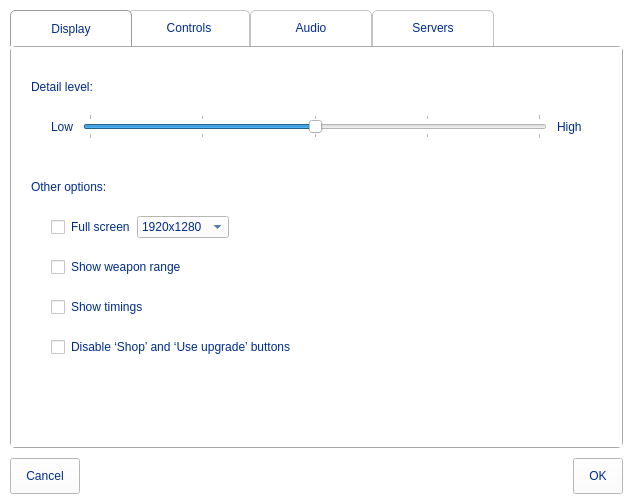
<?xml version="1.0" encoding="UTF-8"?>
<ui version="4.0">
 <class>settings_form</class>
 <widget class="QWidget" name="settings_form">
  <property name="geometry">
   <rect>
    <x>0</x>
    <y>0</y>
    <width>633</width>
    <height>504</height>
   </rect>
  </property>
  <property name="windowTitle">
   <string>Trosnoth :: Settings</string>
  </property>
  <property name="styleSheet">
   <string notr="true">* {
    background-color: white;
    color: #002c8a;
    font: 16pt &quot;Junction&quot;;
}

QPushButton {
    padding: 10px 15px;
	color: #002c8a;
	font: 18pt &quot;Junction&quot;;
}

QTabWidget QPushButton {
    font-size: 16pt;
}

QCheckBox {
    margin-left: 20px;
    min-height: 40px;
}

QLabel {
    padding: 0;
    min-height: 40px;
}

 QTabWidget::pane {
    border: 1px solid #aaa;
    border-radius: 5px;
  }

QTabBar::tab {
    color: #002c8a;
	 font: 18pt &quot;Junction&quot;;
      border: 1px solid #C4C4C3;
      border-bottom-color: white;
      border-top-left-radius: 5px;
      border-top-right-radius: 5px;
      min-width: 100px;
      min-height: 2ex;
      padding: 10px;
      background: qlineargradient(x1: 0, y1: 0, x2: 0, y2: 1,
                                  stop: 0 #fafafa, stop: 0.4 #f4f4f4,
                                  stop: 0.5 #e7e7e7, stop: 1.0 #fafafa);

  }

  QTabBar::tab:selected, QTabBar::tab:hover {
    background: solid white;
  }

  QTabBar::tab:selected {
      border-color: #9B9B9B;
      border-bottom-color: white;
      border-bottom-width: 0px;
  }

  QTabBar::tab:selected {
      margin-left: -4px;
      margin-right: -4px;
  }

  QTabBar::tab:first:selected {
      margin-left: 0;
  }

  QTabBar::tab:last:selected {
      margin-right: 0;
  }

 QHeaderView::section {
      margin: 10px 15px;
  }

#controls_button_frame {
    border-top: 1px solid #eee;
}

QTableWidget::item {
    padding: 2px 15px; 
    border: 0px;
}</string>
  </property>
  <layout class="QVBoxLayout" name="verticalLayout">
   <property name="spacing">
    <number>10</number>
   </property>
   <property name="leftMargin">
    <number>10</number>
   </property>
   <property name="topMargin">
    <number>10</number>
   </property>
   <property name="rightMargin">
    <number>10</number>
   </property>
   <property name="bottomMargin">
    <number>10</number>
   </property>
   <item>
    <widget class="QTabWidget" name="tab_widget">
     <property name="currentIndex">
      <number>0</number>
     </property>
     <property name="usesScrollButtons">
      <bool>true</bool>
     </property>
     <property name="documentMode">
      <bool>false</bool>
     </property>
     <property name="tabsClosable">
      <bool>false</bool>
     </property>
     <widget class="QWidget" name="display_tab">
      <attribute name="title">
       <string>Display</string>
      </attribute>
      <layout class="QVBoxLayout">
       <property name="spacing">
        <number>0</number>
       </property>
       <property name="leftMargin">
        <number>20</number>
       </property>
       <property name="topMargin">
        <number>20</number>
       </property>
       <property name="rightMargin">
        <number>20</number>
       </property>
       <property name="bottomMargin">
        <number>20</number>
       </property>
       <item>
        <widget class="QLabel" name="label">
         <property name="text">
          <string>Detail level:</string>
         </property>
        </widget>
       </item>
       <item>
        <widget class="QWidget" name="widget_2" native="true">
         <layout class="QHBoxLayout" name="horizontalLayout_2">
          <property name="spacing">
           <number>10</number>
          </property>
          <property name="leftMargin">
           <number>20</number>
          </property>
          <property name="topMargin">
           <number>0</number>
          </property>
          <property name="rightMargin">
           <number>20</number>
          </property>
          <property name="bottomMargin">
           <number>0</number>
          </property>
          <item>
           <widget class="QLabel" name="label_2">
            <property name="text">
             <string>Low</string>
            </property>
           </widget>
          </item>
          <item>
           <widget class="QSlider" name="detail_slider">
            <property name="maximum">
             <number>4</number>
            </property>
            <property name="pageStep">
             <number>1</number>
            </property>
            <property name="value">
             <number>2</number>
            </property>
            <property name="orientation">
             <enum>Qt::Horizontal</enum>
            </property>
            <property name="invertedAppearance">
             <bool>false</bool>
            </property>
            <property name="invertedControls">
             <bool>false</bool>
            </property>
            <property name="tickPosition">
             <enum>QSlider::TicksBothSides</enum>
            </property>
           </widget>
          </item>
          <item>
           <widget class="QLabel" name="label_3">
            <property name="text">
             <string>High</string>
            </property>
           </widget>
          </item>
         </layout>
        </widget>
       </item>
       <item>
        <widget class="QWidget" name="widget_4" native="true">
         <property name="minimumSize">
          <size>
           <width>0</width>
           <height>20</height>
          </size>
         </property>
        </widget>
       </item>
       <item>
        <widget class="QLabel" name="label_4">
         <property name="text">
          <string>Other options:</string>
         </property>
        </widget>
       </item>
       <item>
        <widget class="QWidget" name="widget_3" native="true">
         <layout class="QHBoxLayout" name="horizontalLayout_3">
          <property name="sizeConstraint">
           <enum>QLayout::SetDefaultConstraint</enum>
          </property>
          <property name="leftMargin">
           <number>0</number>
          </property>
          <property name="topMargin">
           <number>0</number>
          </property>
          <property name="rightMargin">
           <number>0</number>
          </property>
          <property name="bottomMargin">
           <number>0</number>
          </property>
          <item>
           <widget class="QCheckBox" name="fullscreen_checkbox">
            <property name="text">
             <string>Full screen</string>
            </property>
           </widget>
          </item>
          <item>
           <widget class="QComboBox" name="resolution_combobox">
            <property name="currentIndex">
             <number>2</number>
            </property>
            <property name="sizeAdjustPolicy">
             <enum>QComboBox::AdjustToContents</enum>
            </property>
            <item>
             <property name="text">
              <string>—</string>
             </property>
            </item>
            <item>
             <property name="text">
              <string>1024x768</string>
             </property>
            </item>
            <item>
             <property name="text">
              <string>1920x1280</string>
             </property>
            </item>
           </widget>
          </item>
          <item>
           <spacer name="horizontalSpacer_2">
            <property name="orientation">
             <enum>Qt::Horizontal</enum>
            </property>
            <property name="sizeHint" stdset="0">
             <size>
              <width>40</width>
              <height>20</height>
             </size>
            </property>
           </spacer>
          </item>
         </layout>
        </widget>
       </item>
       <item>
        <widget class="QCheckBox" name="show_range_checkbox">
         <property name="text">
          <string>Show weapon range</string>
         </property>
        </widget>
       </item>
       <item>
        <widget class="QCheckBox" name="show_timings_checkbox">
         <property name="text">
          <string>Show timings</string>
         </property>
        </widget>
       </item>
       <item>
        <widget class="QCheckBox" name="disable_buttons_checkbox">
         <property name="text">
          <string>Disable ‘Shop’ and ‘Use upgrade’ buttons</string>
         </property>
        </widget>
       </item>
       <item>
        <spacer name="verticalSpacer">
         <property name="orientation">
          <enum>Qt::Vertical</enum>
         </property>
         <property name="sizeHint" stdset="0">
          <size>
           <width>20</width>
           <height>40</height>
          </size>
         </property>
        </spacer>
       </item>
      </layout>
     </widget>
     <widget class="QWidget" name="controls_tab">
      <attribute name="title">
       <string>Controls</string>
      </attribute>
      <layout class="QVBoxLayout" name="verticalLayout_3">
       <property name="spacing">
        <number>0</number>
       </property>
       <property name="leftMargin">
        <number>0</number>
       </property>
       <property name="topMargin">
        <number>0</number>
       </property>
       <property name="rightMargin">
        <number>0</number>
       </property>
       <property name="bottomMargin">
        <number>0</number>
       </property>
       <item>
        <widget class="QTableWidget" name="controls_table">
         <property name="minimumSize">
          <size>
           <width>520</width>
           <height>0</height>
          </size>
         </property>
         <property name="styleSheet">
          <string notr="true"/>
         </property>
         <property name="frameShape">
          <enum>QFrame::NoFrame</enum>
         </property>
         <property name="editTriggers">
          <set>QAbstractItemView::NoEditTriggers</set>
         </property>
         <property name="alternatingRowColors">
          <bool>true</bool>
         </property>
         <property name="selectionMode">
          <enum>QAbstractItemView::SingleSelection</enum>
         </property>
         <property name="selectionBehavior">
          <enum>QAbstractItemView::SelectRows</enum>
         </property>
         <property name="textElideMode">
          <enum>Qt::ElideMiddle</enum>
         </property>
         <property name="rowCount">
          <number>15</number>
         </property>
         <attribute name="horizontalHeaderDefaultSectionSize">
          <number>250</number>
         </attribute>
         <attribute name="horizontalHeaderStretchLastSection">
          <bool>true</bool>
         </attribute>
         <attribute name="verticalHeaderVisible">
          <bool>false</bool>
         </attribute>
         <attribute name="verticalHeaderDefaultSectionSize">
          <number>44</number>
         </attribute>
         <row>
          <property name="text">
           <string/>
          </property>
         </row>
         <row/>
         <row/>
         <row/>
         <row/>
         <row/>
         <row/>
         <row/>
         <row/>
         <row/>
         <row/>
         <row/>
         <row/>
         <row/>
         <row/>
         <column>
          <property name="text">
           <string>Action</string>
          </property>
         </column>
         <column>
          <property name="text">
           <string>Key</string>
          </property>
         </column>
         <item row="0" column="0">
          <property name="text">
           <string>Shoot</string>
          </property>
         </item>
         <item row="0" column="1">
          <property name="text">
           <string>L.Click</string>
          </property>
         </item>
        </widget>
       </item>
       <item>
        <widget class="QFrame" name="controls_button_frame">
         <property name="frameShape">
          <enum>QFrame::NoFrame</enum>
         </property>
         <layout class="QHBoxLayout" name="horizontalLayout_6">
          <item>
           <widget class="QPushButton" name="restore_defaults_button">
            <property name="text">
             <string>Restore all defaults</string>
            </property>
            <property name="icon">
             <iconset theme="document-revert">
              <normaloff>.</normaloff>.</iconset>
            </property>
           </widget>
          </item>
          <item>
           <spacer name="horizontalSpacer_3">
            <property name="orientation">
             <enum>Qt::Horizontal</enum>
            </property>
            <property name="sizeHint" stdset="0">
             <size>
              <width>40</width>
              <height>20</height>
             </size>
            </property>
           </spacer>
          </item>
          <item>
           <widget class="QPushButton" name="edit_control_button">
            <property name="text">
             <string>Edit</string>
            </property>
            <property name="icon">
             <iconset theme="preferences-desktop-keyboard">
              <normaloff>.</normaloff>.</iconset>
            </property>
           </widget>
          </item>
         </layout>
        </widget>
       </item>
      </layout>
     </widget>
     <widget class="QWidget" name="audio_tab">
      <attribute name="title">
       <string>Audio</string>
      </attribute>
      <layout class="QVBoxLayout" name="verticalLayout_2">
       <property name="spacing">
        <number>0</number>
       </property>
       <property name="leftMargin">
        <number>20</number>
       </property>
       <property name="topMargin">
        <number>20</number>
       </property>
       <property name="rightMargin">
        <number>20</number>
       </property>
       <property name="bottomMargin">
        <number>20</number>
       </property>
       <item>
        <widget class="QLabel" name="label_5">
         <property name="text">
          <string>Music:</string>
         </property>
        </widget>
       </item>
       <item>
        <widget class="QWidget" name="widget_5" native="true">
         <layout class="QHBoxLayout" name="horizontalLayout_4">
          <property name="leftMargin">
           <number>0</number>
          </property>
          <property name="topMargin">
           <number>0</number>
          </property>
          <property name="rightMargin">
           <number>0</number>
          </property>
          <property name="bottomMargin">
           <number>0</number>
          </property>
          <item>
           <widget class="QCheckBox" name="music_checkbox">
            <property name="font">
             <font>
              <family>Junction</family>
              <pointsize>16</pointsize>
              <weight>50</weight>
              <italic>false</italic>
              <bold>false</bold>
             </font>
            </property>
            <property name="text">
             <string/>
            </property>
            <property name="icon">
             <iconset theme="audio-volume-medium">
              <normaloff>.</normaloff>.</iconset>
            </property>
            <property name="iconSize">
             <size>
              <width>24</width>
              <height>24</height>
             </size>
            </property>
           </widget>
          </item>
          <item>
           <widget class="QSlider" name="music_slider">
            <property name="maximum">
             <number>100</number>
            </property>
            <property name="orientation">
             <enum>Qt::Horizontal</enum>
            </property>
           </widget>
          </item>
         </layout>
        </widget>
       </item>
       <item>
        <widget class="QWidget" name="widget_7" native="true">
         <property name="minimumSize">
          <size>
           <width>0</width>
           <height>20</height>
          </size>
         </property>
        </widget>
       </item>
       <item>
        <widget class="QLabel" name="label_6">
         <property name="text">
          <string>Sound effects:</string>
         </property>
        </widget>
       </item>
       <item>
        <widget class="QWidget" name="widget_6" native="true">
         <layout class="QHBoxLayout" name="horizontalLayout_5">
          <property name="leftMargin">
           <number>0</number>
          </property>
          <property name="topMargin">
           <number>0</number>
          </property>
          <property name="rightMargin">
           <number>0</number>
          </property>
          <property name="bottomMargin">
           <number>0</number>
          </property>
          <item>
           <widget class="QCheckBox" name="sfx_checkbox">
            <property name="text">
             <string/>
            </property>
            <property name="icon">
             <iconset theme="audio-volume-medium">
              <normaloff>.</normaloff>.</iconset>
            </property>
            <property name="iconSize">
             <size>
              <width>24</width>
              <height>24</height>
             </size>
            </property>
           </widget>
          </item>
          <item>
           <widget class="QSlider" name="sfx_slider">
            <property name="maximum">
             <number>100</number>
            </property>
            <property name="orientation">
             <enum>Qt::Horizontal</enum>
            </property>
           </widget>
          </item>
         </layout>
        </widget>
       </item>
       <item>
        <spacer name="verticalSpacer_2">
         <property name="orientation">
          <enum>Qt::Vertical</enum>
         </property>
         <property name="sizeHint" stdset="0">
          <size>
           <width>20</width>
           <height>40</height>
          </size>
         </property>
        </spacer>
       </item>
      </layout>
     </widget>
     <widget class="QWidget" name="servers_tab">
      <attribute name="title">
       <string>Servers</string>
      </attribute>
      <layout class="QVBoxLayout" name="verticalLayout_4">
       <property name="spacing">
        <number>0</number>
       </property>
       <property name="leftMargin">
        <number>0</number>
       </property>
       <property name="topMargin">
        <number>0</number>
       </property>
       <property name="rightMargin">
        <number>0</number>
       </property>
       <property name="bottomMargin">
        <number>0</number>
       </property>
       <item>
        <widget class="QTableWidget" name="servers_table">
         <property name="minimumSize">
          <size>
           <width>520</width>
           <height>0</height>
          </size>
         </property>
         <property name="frameShape">
          <enum>QFrame::NoFrame</enum>
         </property>
         <property name="alternatingRowColors">
          <bool>true</bool>
         </property>
         <property name="selectionMode">
          <enum>QAbstractItemView::SingleSelection</enum>
         </property>
         <property name="selectionBehavior">
          <enum>QAbstractItemView::SelectRows</enum>
         </property>
         <property name="textElideMode">
          <enum>Qt::ElideMiddle</enum>
         </property>
         <property name="rowCount">
          <number>2</number>
         </property>
         <attribute name="horizontalHeaderDefaultSectionSize">
          <number>250</number>
         </attribute>
         <attribute name="horizontalHeaderStretchLastSection">
          <bool>true</bool>
         </attribute>
         <attribute name="verticalHeaderVisible">
          <bool>false</bool>
         </attribute>
         <attribute name="verticalHeaderDefaultSectionSize">
          <number>44</number>
         </attribute>
         <row>
          <property name="text">
           <string/>
          </property>
         </row>
         <row/>
         <column>
          <property name="text">
           <string>Server</string>
          </property>
         </column>
         <column>
          <property name="text">
           <string>Username</string>
          </property>
          <property name="textAlignment">
           <set>AlignCenter</set>
          </property>
         </column>
         <item row="0" column="0">
          <property name="text">
           <string/>
          </property>
         </item>
        </widget>
       </item>
       <item>
        <widget class="QFrame" name="controls_button_frame_2">
         <property name="frameShape">
          <enum>QFrame::NoFrame</enum>
         </property>
         <layout class="QHBoxLayout" name="horizontalLayout_7">
          <item>
           <widget class="QPushButton" name="delete_server_button">
            <property name="text">
             <string>Delete</string>
            </property>
            <property name="icon">
             <iconset theme="list-remove">
              <normaloff>.</normaloff>.</iconset>
            </property>
           </widget>
          </item>
          <item>
           <widget class="QPushButton" name="log_out_server_button">
            <property name="text">
             <string>Log out</string>
            </property>
            <property name="icon">
             <iconset theme="system-log-out">
              <normaloff>.</normaloff>.</iconset>
            </property>
           </widget>
          </item>
          <item>
           <spacer name="horizontalSpacer_4">
            <property name="orientation">
             <enum>Qt::Horizontal</enum>
            </property>
            <property name="sizeHint" stdset="0">
             <size>
              <width>40</width>
              <height>20</height>
             </size>
            </property>
           </spacer>
          </item>
          <item>
           <widget class="QPushButton" name="add_server_button">
            <property name="text">
             <string>Add</string>
            </property>
            <property name="icon">
             <iconset theme="list-add">
              <normaloff>.</normaloff>.</iconset>
            </property>
           </widget>
          </item>
         </layout>
        </widget>
       </item>
      </layout>
     </widget>
    </widget>
   </item>
   <item>
    <widget class="QWidget" name="widget" native="true">
     <layout class="QHBoxLayout" name="horizontalLayout">
      <property name="leftMargin">
       <number>0</number>
      </property>
      <property name="topMargin">
       <number>0</number>
      </property>
      <property name="rightMargin">
       <number>0</number>
      </property>
      <property name="bottomMargin">
       <number>0</number>
      </property>
      <item>
       <widget class="QPushButton" name="cancel_button">
        <property name="text">
         <string>Cancel</string>
        </property>
        <property name="shortcut">
         <string>Esc</string>
        </property>
       </widget>
      </item>
      <item>
       <spacer name="horizontalSpacer">
        <property name="orientation">
         <enum>Qt::Horizontal</enum>
        </property>
        <property name="sizeHint" stdset="0">
         <size>
          <width>40</width>
          <height>20</height>
         </size>
        </property>
       </spacer>
      </item>
      <item>
       <widget class="QPushButton" name="ok_button">
        <property name="text">
         <string>OK</string>
        </property>
       </widget>
      </item>
     </layout>
    </widget>
   </item>
  </layout>
 </widget>
 <resources/>
 <connections/>
</ui>
